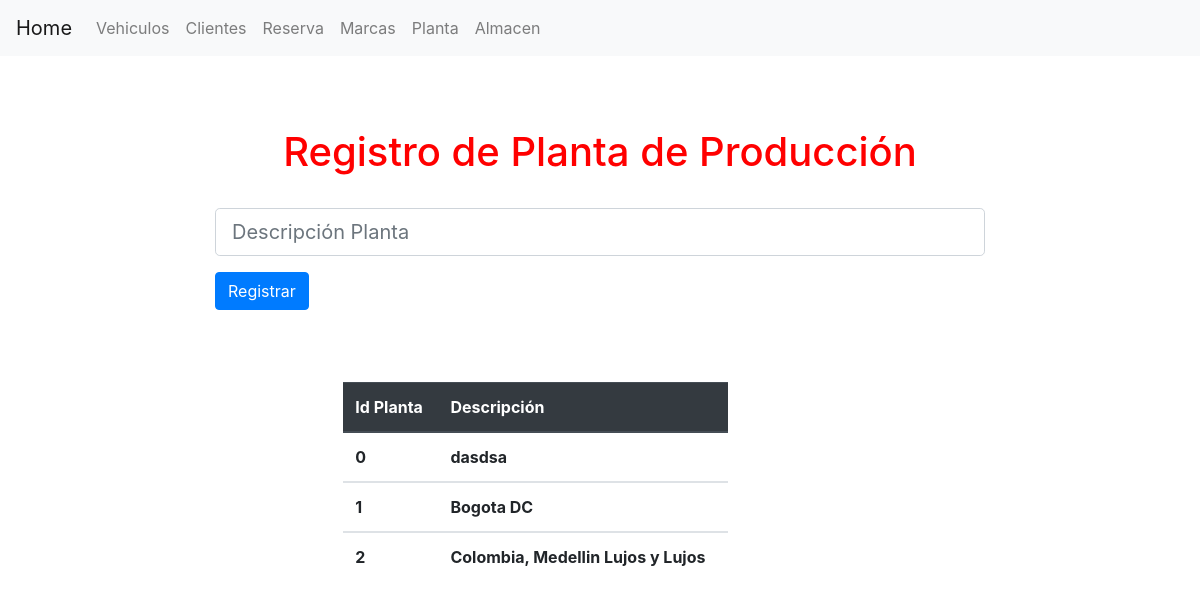
The app's page /core/planta.php with its own data.
### tables this page shows
CREATE TABLE `tblplanta` (
  `idplanta` int(11) NOT NULL,
  `descplanta` varchar(50) NOT NULL
);

### core/planta.php (the view, shortened to what this page needs)
<?php
  include("header.php");
  $mysql = new connection();
  $conexion = $mysql->get_connection();
?>
<form class="col-md-8 offset-md-2" method="POST" action="../logica/registrar.php">
  <br>
      <h1>Registro de Planta de Producción</h1>
  <br>
  <div class="form-group">
    <input class="form-control form-control-lg" type="text" placeholder="Descripción Planta" name="descPlanta" onkeypress="return ((event.charCode >= 97 && event.charCode <= 122) || (event.charCode >= 65 && event.charCode <= 90) || event.charCode == 32)">
  </div>
  <input type="submit" class="btn btn-primary" name="registrarPlanta" value="Registrar">
  <br><br><br><br>
  <table class="table col-md-6 offset-md-2">
  <thead class="thead-dark">
    <tr>
      <th scope="col">Id Planta</th>
      <th scope="col">Descripción</th>
    </tr>
  </thead>
  <tbody>
  <?php
        $statement = $conexion->prepare("CALL SP_listartablaPlanta()");
        $statement->execute();
        foreach($statement as $row){
    ?>
        <tr>
        <th scope="row"><?php echo $row['idplanta'] ?></th>
        <th scope="row"><?php echo $row['descplanta'] ?></th>
        </tr>
      </tbody>
    <?php
     }
    ?>
</table>
</form>
<?php include("footer.php"); ?>

### Styles/style.css (style rules this page uses)
h1 { text-align: center; color: red; }

### records on screen
tblplanta: idplanta "0", descplanta "dasdsa"
tblplanta: idplanta "1", descplanta "Bogota DC"
tblplanta: idplanta "2", descplanta "Colombia, Medellin Lujos y Lujos"
